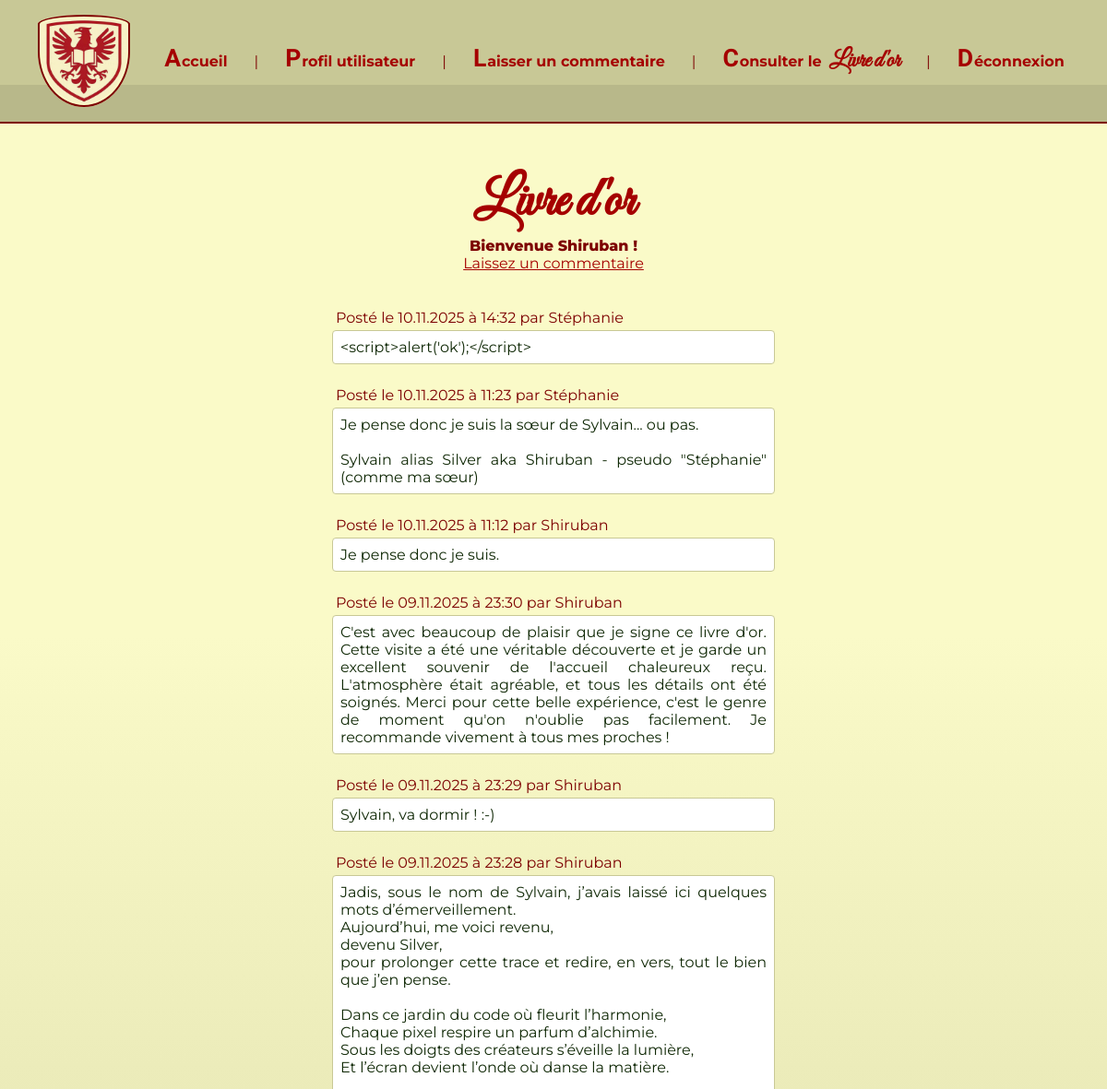
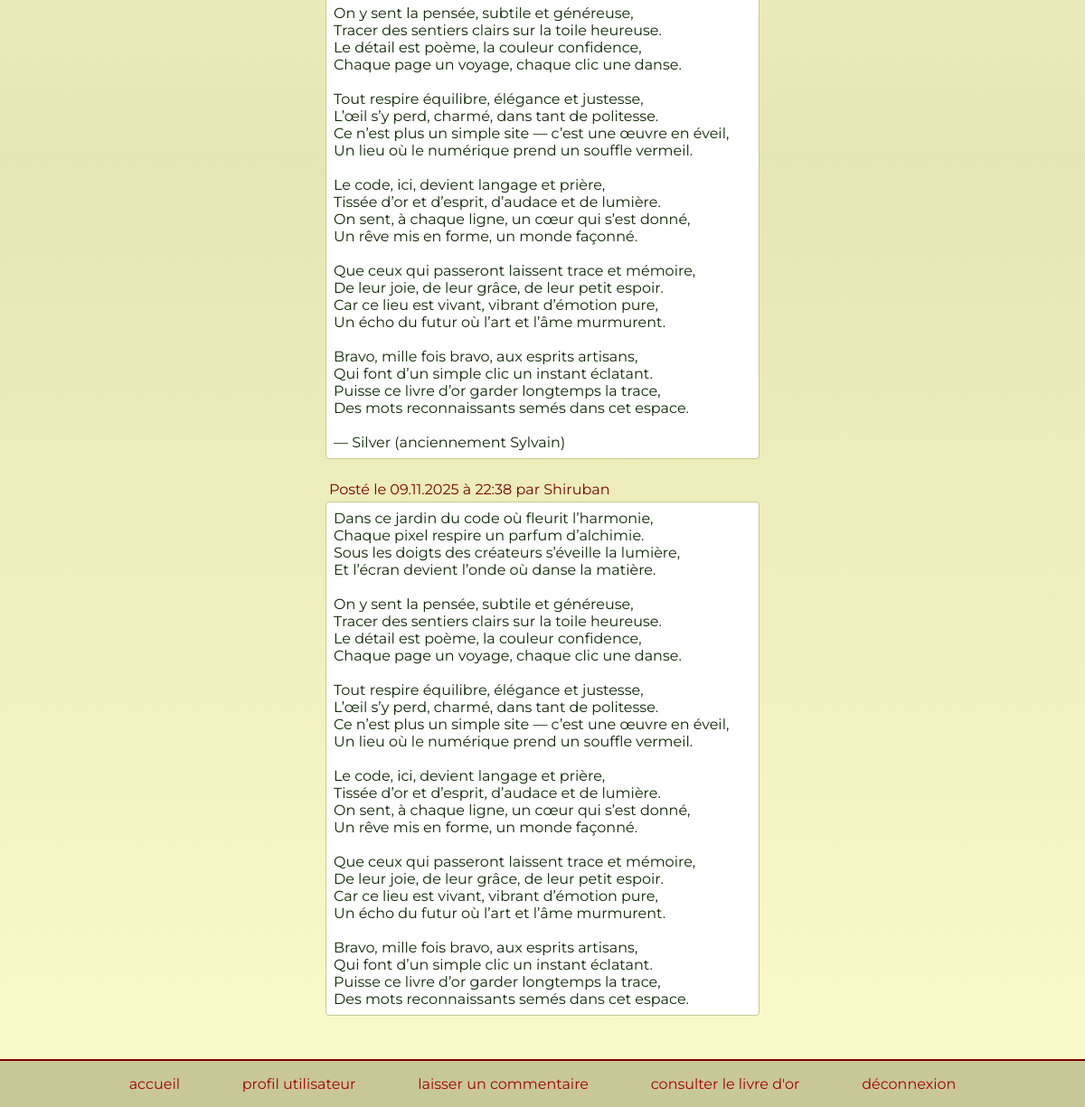
The app's page /pages/livre-or.php (signed in) with its own data (2 pictures, top to bottom).
### tables this page shows
CREATE TABLE `commentaires` (
  `id` int NOT NULL,
  `commentaire` text NOT NULL,
  `id_utilisateur` int NOT NULL,
  `date` datetime NOT NULL DEFAULT CURRENT_TIMESTAMP
);

CREATE TABLE `utilisateurs` (
  `id` int NOT NULL,
  `login` varchar(255) NOT NULL,
  `password` varchar(255) NOT NULL
);

### pages/livre-or.php (the view, shortened to what this page needs)
<?php
require_once '../config/config.php';
$stmt = $pdo->query("
    SELECT
        c.id,
        c.commentaire,
        c.date,
        u.login
    FROM commentaires c
    INNER JOIN utilisateurs u ON c.id_utilisateur = u.id
    ORDER BY c.date DESC
");
$commentaires = $stmt->fetchAll(PDO::FETCH_ASSOC);
?>
<!DOCTYPE html>
<html lang="fr">
<head>
    <link rel="stylesheet" href="../assets/css/style.css">
</head>
<body>
    <?php include_once '../includes/header.php'; ?>
    <main>
        <div class="livredor-page">
            <div class="livredor-margin">
                <h1>Livre d'or</h1>
                <?php if (isset($_SESSION['user_id'])): ?>
                    <p class="form-catchphrase">Bienvenue <?= htmlspecialchars($_SESSION['login']) ?> !</p>
                    <p><a class="array-top" href='commentaire.php'>Laissez un commentaire</a>
                <?php endif; ?>
                <section class="livredor">
                    <div class="livredor-array">
                        <div class="array-group">
                            <?php if (empty($commentaires)): ?>
                                <p style="margin: 2rem 0;">Aucun commentaire pour le moment. Soyez le premier à partager votre avis avec nous !</p>
                            <?php else: ?>
                                <?php foreach ($commentaires as $comment): ?>
                                    <div class="commentaire-item">
                                        <p class="commentaire-info">
                                            Posté le
                                            <?= date('d.m.Y', strtotime($comment['date'])) ?>
                                            à
                                            <?= date('H:i', strtotime($comment['date'])) ?>
                                            par
                                            <?= htmlspecialchars($comment['login']) ?>
                                        </p>
                                        <p class="commentaire-text">
                                            <?= nl2br(htmlspecialchars($comment['commentaire'])) ?>
                                        </p>
                                    </div>
                                <?php endforeach; ?>
                            <?php endif; ?>
                        </div>
                </section>
            </div>
        </div>
    </main>
    <?php include_once '../includes/footer.php'; ?>
</body>
</html>

### assets/css/style.css (style rules this page uses)
* { margin: 0; padding: 0; box-sizing: border-box; }
:root { --dark-red: rgb(125, 0, 0); --red: rgb(165, 0, 0); --very-light-yellow: rgba(250, 250, 200, 0.5); --light-yellow: rgb(250, 250, 200); --light-khaki: rgb(230, 230, 180); --khaki: rgb(200, 200, 150); --dark-khaki: rgb(100, 100, 50); --special-dark-khaki: rgb(15, 40, 5); }
body { position: absolute; font-family: 'Montserrat', 'Lato', sans-serif; width: 100%; min-height: 100vh; display: flex; flex-direction: column; justify-content: space-between; align-items: stretch; text-align: center; color: var(--dark-red); background: var(--special-dark-khaki); }
.form-catchphrase { font-weight: 800; }
.livredor-page { background: content-box linear-gradient( to bottom, var(--light-yellow) 0%, var(--light-yellow) 25%, var(--light-khaki) 55%, var(--light-yellow) 100% ); min-height: 128vh; align-content: center; }
.livredor-margin { margin: 3rem 0 3rem 0; }
.livredor-page h1 { letter-spacing: 0.03rem; color: var(--red); font-family: 'Great Vibes', 'Montserrat', 'Lato', sans-serif; font-size: 3.75rem; font-weight: 900; letter-spacing: -0.07rem; }
.array-top { color: var(--red); }
.array-group { text-align: center; padding: 0 30% 0 30%; margin-top: 2.25rem; }
.commentaire-item { text-align: center; }
.commentaire-info { padding: 0.25rem; margin-top: 1.25rem; text-align: left; }
.commentaire-text { color: var(--special-dark-khaki); background: white; margin-top: 0rem; text-align: justify; padding: 0.5rem; border-radius: 4px; border: 1.5px solid var(--khaki); width: 100%; }

### records on screen
commentaires: date "10.11.2025", date "14:32", id_utilisateur.login "Stéphanie", commentaire "<script>alert('ok');</script>"
commentaires: date "10.11.2025", date "11:23", id_utilisateur.login "Stéphanie", commentaire "Je pense donc je suis la sœur de Sylvain... ou pas. Sylvain alias Silver aka Shiruban - pseudo \"Stéphanie\" (comme ma sœur)"
commentaires: date "10.11.2025", date "11:12", id_utilisateur.login "Shiruban", commentaire "Je pense donc je suis."
commentaires: date "09.11.2025", date "23:30", id_utilisateur.login "Shiruban", commentaire "C'est avec beaucoup de plaisir que je signe ce livre d'or. Cette visite a été une véritable découverte et je garde un excellent souvenir de l'accueil chaleureux reçu. L'atmosphère était agréable, et tous les détails ont été soignés. Merci pour cette belle expérience, c'est le genre de moment qu'on n'oublie pas facilement. Je recommande vivement à tous mes proches !"
commentaires: date "09.11.2025", date "23:29", id_utilisateur.login "Shiruban", commentaire "Sylvain, va dormir ! :-)"
commentaires: date "09.11.2025", date "23:28", id_utilisateur.login "Shiruban", commentaire "Jadis, sous le nom de Sylvain, j’avais laissé ici quelques mots d’émerveillement. Aujourd’hui, me voici revenu, devenu Silver, pour prolonger cette trace et redire, en vers, tout le bien que j’en pense. Dans ce jardin du code où fleurit l’harmonie, Chaque pixel respire un parfum d’alchimie. Sous les doigts des créateurs s’éveille la lumière, Et l’écran devient l’onde où danse la matière. On y sent la pensée, subtile et généreuse, Tracer des sentiers clairs sur la toile heureuse. Le détail est poème, la couleur confidence, Chaque page un voyage, chaque clic une danse. Tout respire équilibre, élégance et justesse, L’œil s’y perd, charmé, dans tant de politesse. Ce n’est plus un simple site —…"
commentaires: date "09.11.2025", date "22:38", id_utilisateur.login "Shiruban", commentaire "Dans ce jardin du code où fleurit l’harmonie, Chaque pixel respire un parfum d’alchimie. Sous les doigts des créateurs s’éveille la lumière, Et l’écran devient l’onde où danse la matière. On y sent la pensée, subtile et généreuse, Tracer des sentiers clairs sur la toile heureuse. Le détail est poème, la couleur confidence, Chaque page un voyage, chaque clic une danse. Tout respire équilibre, élégance et justesse, L’œil s’y perd, charmé, dans tant de politesse. Ce n’est plus un simple site — c’est une œuvre en éveil, Un lieu où le numérique prend un souffle vermeil. Le code, ici, devient langage et prière, Tissée d’or et d’esprit, d’audace et de lumière. On sent, à chaque ligne, un cœur qui…"

### other values on screen
$_SESSION['login'] "Shiruban"
